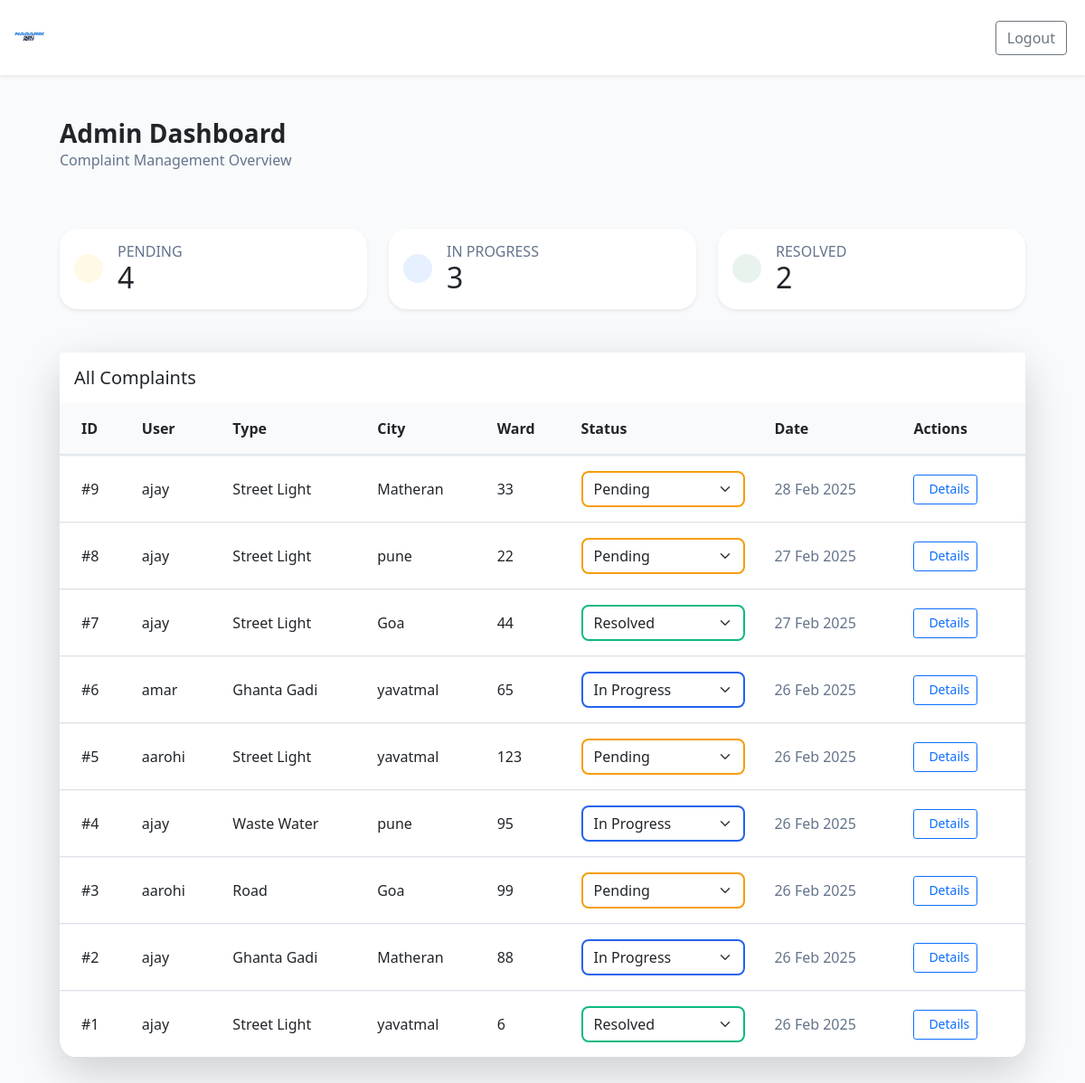
/admin-dashboard/ (signed in), run on the app's committed database.
### complaints/models.py (models this page shows, shortened)
class Complaint(models.Model):
    COMPLAINT_TYPES = (
        ('street_light', 'Street Light'),
        ('ghanta_gadi', 'Ghanta Gadi'),
        ('waste_water', 'Waste Water'),
        ('road', 'Road'),
    )
    STATUS_CHOICES = (
        ('pending', 'Pending'),
        ('in_progress', 'In Progress'),
        ('resolved', 'Resolved'),
    )
    user = models.ForeignKey(User, on_delete=models.CASCADE)
    complaint_type = models.CharField(max_length=50, choices=COMPLAINT_TYPES)
    city = models.CharField(max_length=100)
    ward_number = models.IntegerField()
    description = models.TextField()
    created_at = models.DateTimeField(auto_now_add=True)
    updated_at = models.DateTimeField(auto_now=True)
    status = models.CharField(max_length=20, choices=STATUS_CHOICES, default='pending')

### complaints/views.py (the view)
# urls.py: path('admin-dashboard/', views.admin_dashboard, name='admin_dashboard'),
@login_required
def admin_dashboard(request):
    if not request.user.is_staff:
        return redirect('user_dashboard')
    complaints = Complaint.objects.select_related('user').all().order_by('-created_at')
    status_counts = {
        'pending': Complaint.objects.filter(status='pending').count(),
        'in_progress': Complaint.objects.filter(status='in_progress').count(),
        'resolved': Complaint.objects.filter(status='resolved').count(),
    }
    return render(request, 'admin_dashboard.html', {
        'complaints': complaints,
        'status_counts': status_counts,
        'total_complaints': sum(status_counts.values())
    })

### complaints/templates/admin_dashboard.html (shortened to what this page needs)
{% extends 'base.html' %}
{% block content %}
<div class="container-fluid px-4">
    <div class="d-flex justify-content-between align-items-center mb-5">
        <div>
            <h1 class="h3 fw-bold mb-0">Admin Dashboard</h1>
            <p class="text-muted">Complaint Management Overview</p>
        </div>
    </div>
    <div class="row g-4 mb-5">
        <div class="col-xl-4 col-md-6">
            <div class="card border-0 shadow-sm h-100">
                <div class="card-body">
                    <div class="d-flex align-items-center">
                        <div class="bg-warning bg-opacity-10 p-3 rounded-circle me-3">
                        </div>
                        <div>
                            <h6 class="text-uppercase text-muted mb-0">Pending</h6>
                            <h2 class="mb-0">{{ status_counts.pending }}</h2>
                        </div>
                    </div>
                </div>
            </div>
        </div>
        <div class="col-xl-4 col-md-6">
            <div class="card border-0 shadow-sm h-100">
                <div class="card-body">
                    <div class="d-flex align-items-center">
                        <div class="bg-primary bg-opacity-10 p-3 rounded-circle me-3">
                        </div>
                        <div>
                            <h6 class="text-uppercase text-muted mb-0">In Progress</h6>
                            <h2 class="mb-0">{{ status_counts.in_progress }}</h2>
                        </div>
                    </div>
                </div>
            </div>
        </div>
        <div class="col-xl-4 col-md-6">
            <div class="card border-0 shadow-sm h-100">
                <div class="card-body">
                    <div class="d-flex align-items-center">
                        <div class="bg-success bg-opacity-10 p-3 rounded-circle me-3">
                        </div>
                        <div>
                            <h6 class="text-uppercase text-muted mb-0">Resolved</h6>
                            <h2 class="mb-0">{{ status_counts.resolved }}</h2>
                        </div>
                    </div>
                </div>
            </div>
        </div>
    </div>
    <div class="card border-0 shadow-lg">
        <div class="card-header bg-white border-0 py-3">
            <h5 class="mb-0 fw-semibold">All Complaints</h5>
        </div>
        <div class="card-body p-0">
            <div class="table-responsive">
                <table class="table table-hover align-middle mb-0">
                    <thead class="bg-light">
                        <tr>
                            <th class="ps-4">ID</th>
                            <th>User</th>
                            <th>Type</th>
                            <th>City</th>
                            <th>Ward</th>
                            <th>Status</th>
                            <th>Date</th>
                            <th class="pe-4">Actions</th>
                        </tr>
                    </thead>
                    <tbody>
                        {% for complaint in complaints %}
                        <tr>
                            <td class="ps-4 fw-medium">#{{ complaint.id }}</td>
                            <td>{{ complaint.user.username }}</td>
                            <td>{{ complaint.get_complaint_type_display }}</td>
                            <td>{{ complaint.city }}</td>
                            <td>{{ complaint.ward_number }}</td>
                            <td>
                                <select class="form-select status-select {% if complaint.status == 'pending' %}border-warning
                                    {% elif complaint.status == 'in_progress' %}border-primary
                                    {% else %}border-success{% endif %}"
                                    data-id="{{ complaint.id }}">
                                    {% for status in complaint.STATUS_CHOICES %}
                                    <option value="{{ status.0 }}"
                                        {% if complaint.status == status.0 %}selected{% endif %}>
                                        {{ status.1 }}
                                    </option>
                                    {% endfor %}
                                </select>
                            </td>
                            <td class="text-muted">{{ complaint.created_at|date:"d M Y" }}</td>
                            <td class="pe-4">
                                <a href="{% url 'complaint_detail' complaint.id %}"
                                   class="btn btn-outline-primary btn-sm">
                                   Details
                                </a>
                            </td>
                        </tr>
                        {% empty %}
                        <tr>
                            <td colspan="7" class="text-center py-4">No complaints found</td>
                        </tr>
                        {% endfor %}
                    </tbody>
                </table>
            </div>
        </div>
    </div>
</div>
{% endblock %}

### complaints/static/css/style.css (style rules this page uses)
:root { --primary-color: #2563eb; --primary-hover: #1d4ed8; }
.card { border-radius: 1.25rem; }
.text-muted { color: #64748b !important; }
.bg-light { background-color: #f8fafc !important; }
.table { border-collapse: separate; border-spacing: 0; }
.table thead th { border-bottom: 2px solid #e2e8f0; border-top: none; }
.table td, .table th { padding: 1rem; vertical-align: middle; border-top: 1px solid #f1f5f9; }
.bg-opacity-10 { background-color: rgba(var(--bs-primary-rgb), 0.1); }
.border-warning { border-color: #f59e0b !important; }
.border-primary { border-color: var(--primary-color) !important; }
.border-success { border-color: #10b981 !important; }
.form-select.status-select { border-width: 2px; border-radius: 0.5rem; padding: 0.375rem 2.25rem 0.375rem 0.75rem; }

### data on the page
Complaint: id "9", user.username "ajay", complaint_type "Street Light", city "Matheran", ward_number "33", status+id "Pending", created_at "28 Feb 2025"
Complaint: id "8", user.username "ajay", complaint_type "Street Light", city "pune", ward_number "22", status+id "Pending", created_at "27 Feb 2025"
Complaint: id "7", user.username "ajay", complaint_type "Street Light", city "Goa", ward_number "44", status+id "Resolved", created_at "27 Feb 2025"
Complaint: id "6", user.username "amar", complaint_type "Ghanta Gadi", city "yavatmal", ward_number "65", status+id "In Progress", created_at "26 Feb 2025"
Complaint: id "5", user.username "aarohi", complaint_type "Street Light", city "yavatmal", ward_number "123", status+id "Pending", created_at "26 Feb 2025"
Complaint: id "4", user.username "ajay", complaint_type "Waste Water", city "pune", ward_number "95", status+id "In Progress", created_at "26 Feb 2025"
Complaint: id "3", user.username "aarohi", complaint_type "Road", city "Goa", ward_number "99", status+id "Pending", created_at "26 Feb 2025"
Complaint: id "2", user.username "ajay", complaint_type "Ghanta Gadi", city "Matheran", ward_number "88", status+id "In Progress", created_at "26 Feb 2025"
Complaint: id "1", user.username "ajay", complaint_type "Street Light", city "yavatmal", ward_number "6", status+id "Resolved", created_at "26 Feb 2025"

### other printed values
{{ status_counts.pending }} "4"
{{ status_counts.in_progress }} "3"
{{ status_counts.resolved }} "2"
